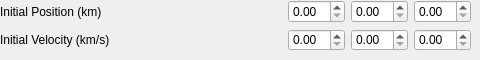
      <widget class="QWidget" name="orbCentTypeTabPV">
       <attribute name="title">
        <string>Position/Velocity</string>
       </attribute>
       <widget class="QWidget" name="verticalLayoutWidget_7">
        <property name="geometry">
         <rect>
          <x>0</x>
          <y>0</y>
          <width>471</width>
          <height>51</height>
         </rect>
        </property>
        <layout class="QVBoxLayout" name="verticalLayout_7">
         <item>
          <layout class="QHBoxLayout" name="horizontalLayout_29">
           <item>
            <widget class="QLabel" name="label_21">
             <property name="text">
              <string>Initial Position (km)</string>
             </property>
            </widget>
           </item>
           <item>
            <spacer name="horizontalSpacer_28">
             <property name="orientation">
              <enum>Qt::Horizontal</enum>
             </property>
             <property name="sizeHint" stdset="0">
              <size>
               <width>40</width>
               <height>20</height>
              </size>
             </property>
            </spacer>
           </item>
           <item>
            <widget class="QDoubleSpinBox" name="orbCentPVPos1"/>
           </item>
           <item>
            <widget class="QDoubleSpinBox" name="orbCentPVPos2"/>
           </item>
           <item>
            <widget class="QDoubleSpinBox" name="orbCentPVPos3"/>
           </item>
          </layout>
         </item>
         <item>
          <layout class="QHBoxLayout" name="horizontalLayout_31">
           <item>
            <widget class="QLabel" name="label_23">
             <property name="text">
              <string>Initial Velocity (km/s)</string>
             </property>
            </widget>
           </item>
           <item>
            <spacer name="horizontalSpacer_30">
             <property name="orientation">
              <enum>Qt::Horizontal</enum>
             </property>
             <property name="sizeHint" stdset="0">
              <size>
               <width>40</width>
               <height>20</height>
              </size>
             </property>
            </spacer>
           </item>
           <item>
            <widget class="QDoubleSpinBox" name="orbCentPVVel1"/>
           </item>
           <item>
            <widget class="QDoubleSpinBox" name="orbCentPVVel2"/>
           </item>
           <item>
            <widget class="QDoubleSpinBox" name="orbCentPVVel3"/>
           </item>
          </layout>
         </item>
        </layout>
       </widget>
      </widget>
